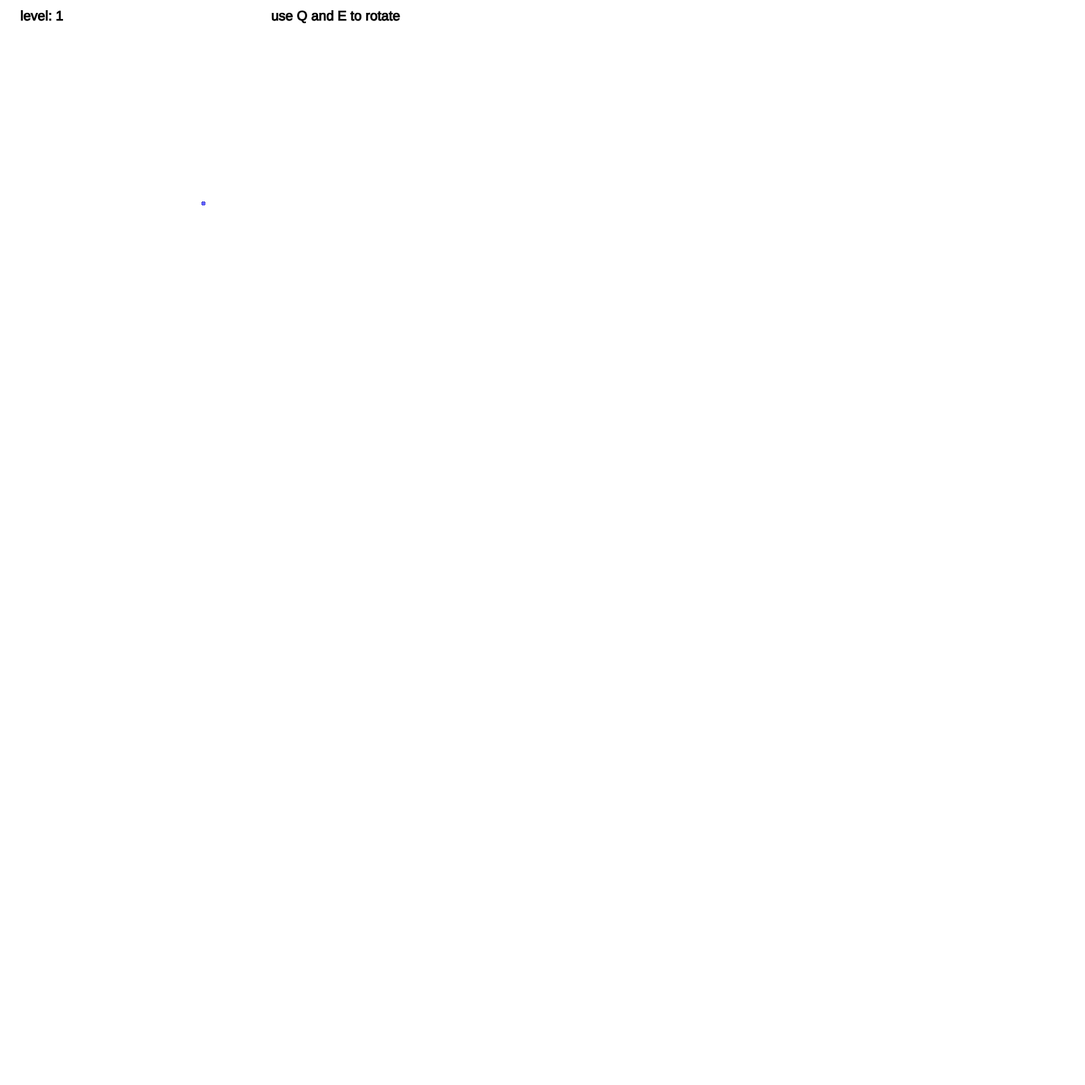
Frame 1 (no input)
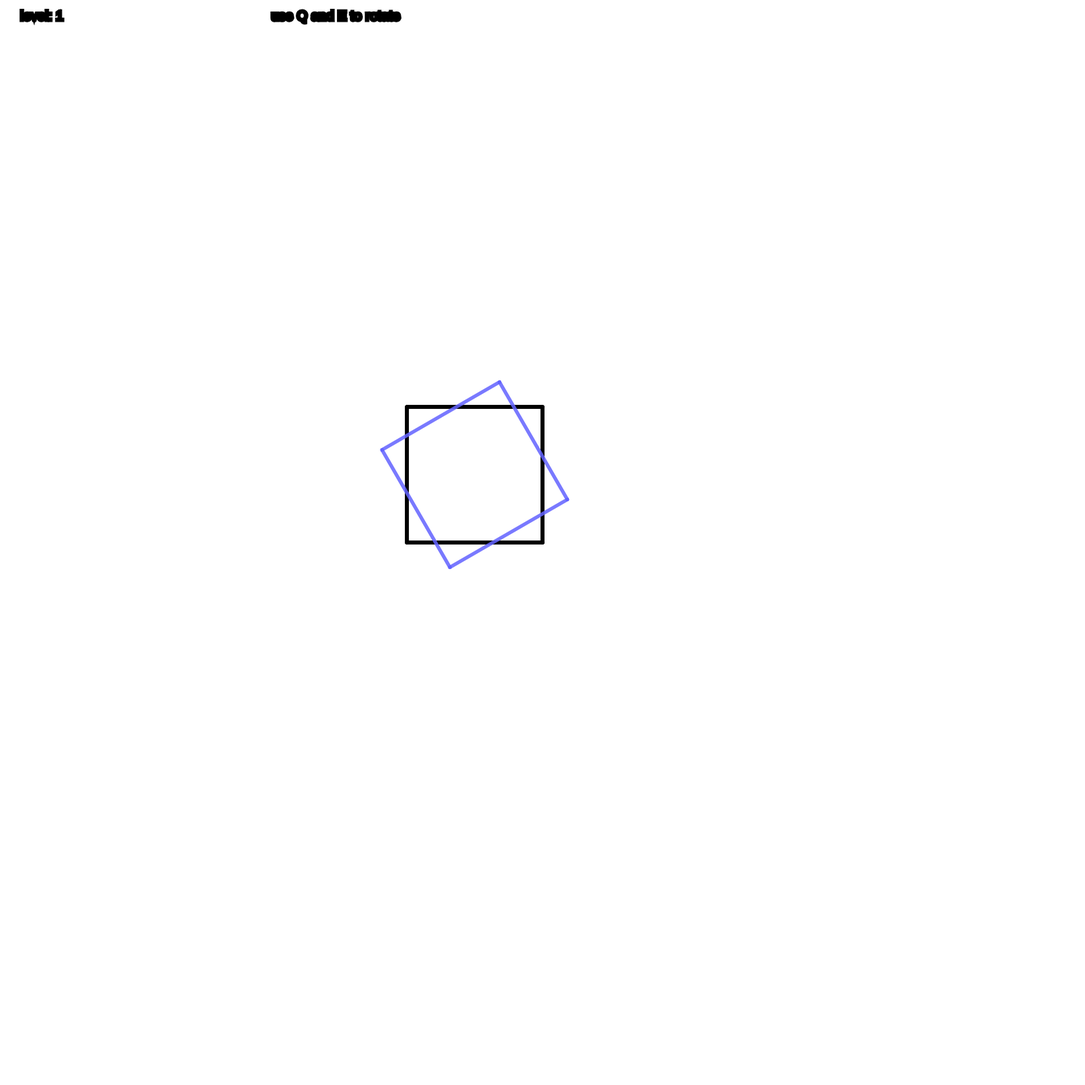
Frame 60 (no input)
Frame 120 (the mouse pressed at the canvas centre since frame 60): identical to frame 60, image omitted

The p5.js sketch that drew these frames (run headless with seeded random() and noise() and a simulated clock; from frame 60 on, the mouse is pressed at the canvas centre):

// p5.js sketch
// ── sketch.js
var dim = 4;
var tesseract = [];
var tesseract2 = [];
var binCount;
var rad = 2;
var zoom = 200;
var display = [];
var farZoom = 1;
var rotation = [0,0,0,0,0,0];
var compRotation = [60,0,0,0,0,0];
var inter = [];
var skew1 = 0;
var skew2 = 0;
var screenDist = 2;
var changeAmount = 1;
var level = 1;
var comp_rot = [];
var compDisplay;

function setup(){
  angleMode(DEGREES);
  
  createCanvas(1600,1600);
  for(var g = 0; g < 16; g++){
    inter.push({x:0,y:0,z:0});
  }
  for(var g = 0; g < 16; g++){
    comp_rot.push({x:0,y:0,z:0});
  }
  for(var count = 0; count < Math.pow(2,dim); count++){
    binCount = count.toString(2)
    while(binCount.length < dim){
      binCount = "0" + binCount;
    }
    binCount = binCount.split("");
    for(j = 0; j < dim; j++){
      binCount[j] = parseInt(binCount[j])
      binCount[j] *= rad;
      binCount[j] -= 1;
    }
    tesseract.push(binCount);
  }
  console.log(tesseract)
}
  
function draw(){
  
  display = [];
  compDisplay = [];

for(var v = 0; v < tesseract.length; v++){
  display.push({x:inter[v].x*zoom+300-inter[v].x*zoom/2, y:inter[v].y*zoom+300-inter[v].y*zoom/2});
}

for(var v = 0; v < tesseract.length; v++){
  compDisplay.push({x:comp_rot[v].x*zoom+300-comp_rot[v].x*zoom/2, y:comp_rot[v].y*zoom+300-comp_rot[v].y*zoom/2});
}


  background(255);
  textSize(20);
  stroke(0);
  fill(0);
  if(level === 1){
      text('use Q and E to rotate', 400, 30);
  }
  if(level === 2){
      text("use WASD to rotate", 400, 30);
  }
  if(level === 3){
    text("use U, O, J, and L to rotate", 400, 30);
  }
  text("level: "+ level, 30, 30)
  strokeWeight(5);
  
if(keyIsDown(SHIFT)){
  changeAmount = 5;
} else {
  changeAmount = 1;
}
  if(keyIsDown(81)){
    rotation[0] -= changeAmount;
  } else if(keyIsDown(69)){
    rotation[0] += changeAmount;
  }
  if(keyIsDown(87)){
    rotation[1] += changeAmount;
  } else if(keyIsDown(83)){
    rotation[1] -= changeAmount;
  }
  if(keyIsDown(65)){
    rotation[2] += changeAmount;
  } else if(keyIsDown(68)){
    rotation[2] -= changeAmount;
  }

  if(keyIsDown(85)){
    rotation[3] += changeAmount;
  } else if(keyIsDown(79)){
    rotation[3] -= changeAmount;
  }

  if(keyIsDown(74)){
    rotation[4] += changeAmount;
  } else if(keyIsDown(76)){
    rotation[4] -= changeAmount;
  }
  



  rot();
  rot2();
  wireframe();
  wireframe2();
}


function wireframe() {
  stroke(0);
  for(var c = 0; c < 8; c += 4){
    line(display[c+0].x,display[c+0].y,display[c+1].x,display[c+1].y);
    line(display[c+0].x,display[c+0].y,display[c+2].x,display[c+2].y);
    line(display[c+1].x,display[c+1].y,display[c+3].x,display[c+3].y);
    line(display[c+2].x,display[c+2].y,display[c+3].x,display[c+3].y);
  }
  line(display[0].x,display[0].y,display[4].x,display[4].y);
  line(display[1].x,display[1].y,display[5].x,display[5].y);
  line(display[2].x,display[2].y,display[6].x,display[6].y);
  line(display[3].x,display[3].y,display[7].x,display[7].y);

  for(var c = 8; c < 16; c += 4){
    line(display[c+0].x,display[c+0].y,display[c+1].x,display[c+1].y);
    line(display[c+0].x,display[c+0].y,display[c+2].x,display[c+2].y);
    line(display[c+1].x,display[c+1].y,display[c+3].x,display[c+3].y);
    line(display[c+2].x,display[c+2].y,display[c+3].x,display[c+3].y);
  }
  line(display[8].x,display[8].y,display[12].x,display[12].y);
  line(display[9].x,display[9].y,display[13].x,display[13].y);
  line(display[10].x,display[10].y,display[14].x,display[14].y);
  line(display[11].x,display[11].y,display[15].x,display[15].y);

  line(display[0].x,display[0].y,display[8].x,display[8].y);
  line(display[1].x,display[1].y,display[9].x,display[9].y);
  line(display[2].x,display[2].y,display[10].x,display[10].y);
  line(display[3].x,display[3].y,display[11].x,display[11].y);
  line(display[4].x,display[4].y,display[12].x,display[12].y);
  line(display[5].x,display[5].y,display[13].x,display[13].y);
  line(display[6].x,display[6].y,display[14].x,display[14].y);
  line(display[7].x,display[7].y,display[15].x,display[15].y);
}

function wireframe2() {
  stroke(100,100,255,100);
  
  for(var c = 0; c < 8; c += 4){
    line(compDisplay[c+0].x,compDisplay[c+0].y,compDisplay[c+1].x,compDisplay[c+1].y);
    line(compDisplay[c+0].x,compDisplay[c+0].y,compDisplay[c+2].x,compDisplay[c+2].y);
    line(compDisplay[c+1].x,compDisplay[c+1].y,compDisplay[c+3].x,compDisplay[c+3].y);
    line(compDisplay[c+2].x,compDisplay[c+2].y,compDisplay[c+3].x,compDisplay[c+3].y);
  }
  line(compDisplay[0].x,compDisplay[0].y,compDisplay[4].x,compDisplay[4].y);
  line(compDisplay[1].x,compDisplay[1].y,compDisplay[5].x,compDisplay[5].y);
  line(compDisplay[2].x,compDisplay[2].y,compDisplay[6].x,compDisplay[6].y);
  line(compDisplay[3].x,compDisplay[3].y,compDisplay[7].x,compDisplay[7].y);

  for(var c = 8; c < 16; c += 4){
    line(compDisplay[c+0].x,compDisplay[c+0].y,compDisplay[c+1].x,compDisplay[c+1].y);
    line(compDisplay[c+0].x,compDisplay[c+0].y,compDisplay[c+2].x,compDisplay[c+2].y);
    line(compDisplay[c+1].x,compDisplay[c+1].y,compDisplay[c+3].x,compDisplay[c+3].y);
    line(compDisplay[c+2].x,compDisplay[c+2].y,compDisplay[c+3].x,compDisplay[c+3].y);
  }
  line(compDisplay[8].x,compDisplay[8].y,compDisplay[12].x,compDisplay[12].y);
  line(compDisplay[9].x,compDisplay[9].y,compDisplay[13].x,compDisplay[13].y);
  line(compDisplay[10].x,compDisplay[10].y,compDisplay[14].x,compDisplay[14].y);
  line(compDisplay[11].x,compDisplay[11].y,compDisplay[15].x,compDisplay[15].y);

  line(compDisplay[0].x,compDisplay[0].y,compDisplay[8].x,compDisplay[8].y);
  line(compDisplay[1].x,compDisplay[1].y,compDisplay[9].x,compDisplay[9].y);
  line(compDisplay[2].x,compDisplay[2].y,compDisplay[10].x,compDisplay[10].y);
  line(compDisplay[3].x,compDisplay[3].y,compDisplay[11].x,compDisplay[11].y);
  line(compDisplay[4].x,compDisplay[4].y,compDisplay[12].x,compDisplay[12].y);
  line(compDisplay[5].x,compDisplay[5].y,compDisplay[13].x,compDisplay[13].y);
  line(compDisplay[6].x,compDisplay[6].y,compDisplay[14].x,compDisplay[14].y);
  line(compDisplay[7].x,compDisplay[7].y,compDisplay[15].x,compDisplay[15].y);
}

function rot(){
  inter = [];
  var angle1 = rotation[0];
  var angle2 = rotation[1];
  var angle3 = rotation[2];
  var angle4 = rotation[3];
  var angle5 = rotation[4];
  var angle6 = rotation[5];
  for(var f = 0; f < 16; f++){
    inter.push({
      x: ((cos(angle1)) * tesseract[f][3]-(sin(angle1))*tesseract[f][2]),
      y: (sin(angle1)*tesseract[f][3]+cos(angle1)*tesseract[f][2]),
      z: tesseract[f][1],
      w: tesseract[f][0]
    });
  }
  
  for(var f = 0; f < Math.pow(2,dim); f++){
    inter[f].x = ((cos(angle2)) * inter[f].x-(sin(angle2))*inter[f].z)+2;
    inter[f].z = (sin(angle2)*inter[f].x+cos(angle2)*inter[f].z)+2;
  }

  for(var f = 0; f < Math.pow(2,dim); f++){
    inter[f].y = ((cos(angle3)) * inter[f].y-(sin(angle3))*inter[f].z)+2;
    inter[f].z = (sin(angle3)*inter[f].y+cos(angle3)*inter[f].z)+2;
  }

  for(var f = 0; f < Math.pow(2,dim); f++){
    inter[f].x = ((cos(angle4)) * inter[f].x-(sin(angle4))*inter[f].w)+2;
    inter[f].w = (sin(angle4)*inter[f].x+cos(angle4)*inter[f].w)+2;
  }
  for(var f = 0; f < Math.pow(2,dim); f++){
    inter[f].y = ((cos(angle5)) * inter[f].y-(sin(angle5))*inter[f].w)+2;
    inter[f].w = (sin(angle5)*inter[f].y+cos(angle5)*inter[f].w)+2;
  }
  for(var f = 0; f < Math.pow(2,dim); f++){
    inter[f].z = ((cos(angle6)) * inter[f].z-(sin(angle6))*inter[f].w)+2;
    inter[f].w = (sin(angle6)*inter[f].z+cos(angle6)*inter[f].w)+2;
  }
}



function rot2(){
  comp_rot = [];
  var angle11 = compRotation[0];
  var angle12 = compRotation[1];
  var angle13 = compRotation[2];
  var angle14 = compRotation[3];
  var angle15 = compRotation[4];
  var angle16 = compRotation[5];
  for(var f = 0; f < 16; f++){
    comp_rot.push({
      x: ((cos(angle11)) * tesseract[f][3]-(sin(angle11))*tesseract[f][2]),
      y: (sin(angle11)*tesseract[f][3]+cos(angle11)*tesseract[f][2]),
      z: tesseract[f][1],
      w: tesseract[f][0]
    });
  }
  
  for(var f = 0; f < Math.pow(2,dim); f++){
    comp_rot[f].x = ((cos(angle12)) * comp_rot[f].x-(sin(angle12))*comp_rot[f].z)+2;
    comp_rot[f].z = (sin(angle12)*comp_rot[f].x+cos(angle12)*comp_rot[f].z)+2;
  }

  for(var f = 0; f < Math.pow(2,dim); f++){
    comp_rot[f].y = ((cos(angle13)) * comp_rot[f].y-(sin(angle13))*comp_rot[f].z)+2;
    comp_rot[f].z = (sin(angle13)*comp_rot[f].y+cos(angle13)*comp_rot[f].z)+2;
  }

  for(var f = 0; f < Math.pow(2,dim); f++){
    comp_rot[f].x = ((cos(angle14)) * comp_rot[f].x-(sin(angle14))*comp_rot[f].w)+2;
    comp_rot[f].w = (sin(angle14)*comp_rot[f].x+cos(angle14)*comp_rot[f].w)+2;
  }
  for(var f = 0; f < Math.pow(2,dim); f++){
    comp_rot[f].y = ((cos(angle15)) * comp_rot[f].y-(sin(angle15))*comp_rot[f].w)+2;
    comp_rot[f].w = (sin(angle15)*comp_rot[f].y+cos(angle15)*comp_rot[f].w)+2;
  }
  for(var f = 0; f < Math.pow(2,dim); f++){
    comp_rot[f].z = ((cos(angle16)) * comp_rot[f].z-(sin(angle16))*comp_rot[f].w)+2;
    comp_rot[f].w = (sin(angle16)*comp_rot[f].z+cos(angle16)*comp_rot[f].w)+2;
  }
}

function keyPressed(){
  if(keyCode === ENTER){
    var list = [];
  for(var i = 0; i < 6; i++){
    list.push(Math.abs(compRotation[i]-rotation[i]));
    console.log(list[i]);
  }
  var diff = (Math.max(list));
  console.log(diff);
  if(diff < 20 || Number.isNaN(diff) && level > 1){
    level++;
    compRotation = [];
    rotation = [0,0,0,0,0,0];
    for(var i = 0; i < 5; i++){
      compRotation.push(Math.round(Math.random()*359));
    }
    } else if(diff < 20 || Number.isNaN(diff) && level == 1){
      compRotation = [45, 45, 10, 0, 0, 0]
      level++;
    } 
  }
  
}
